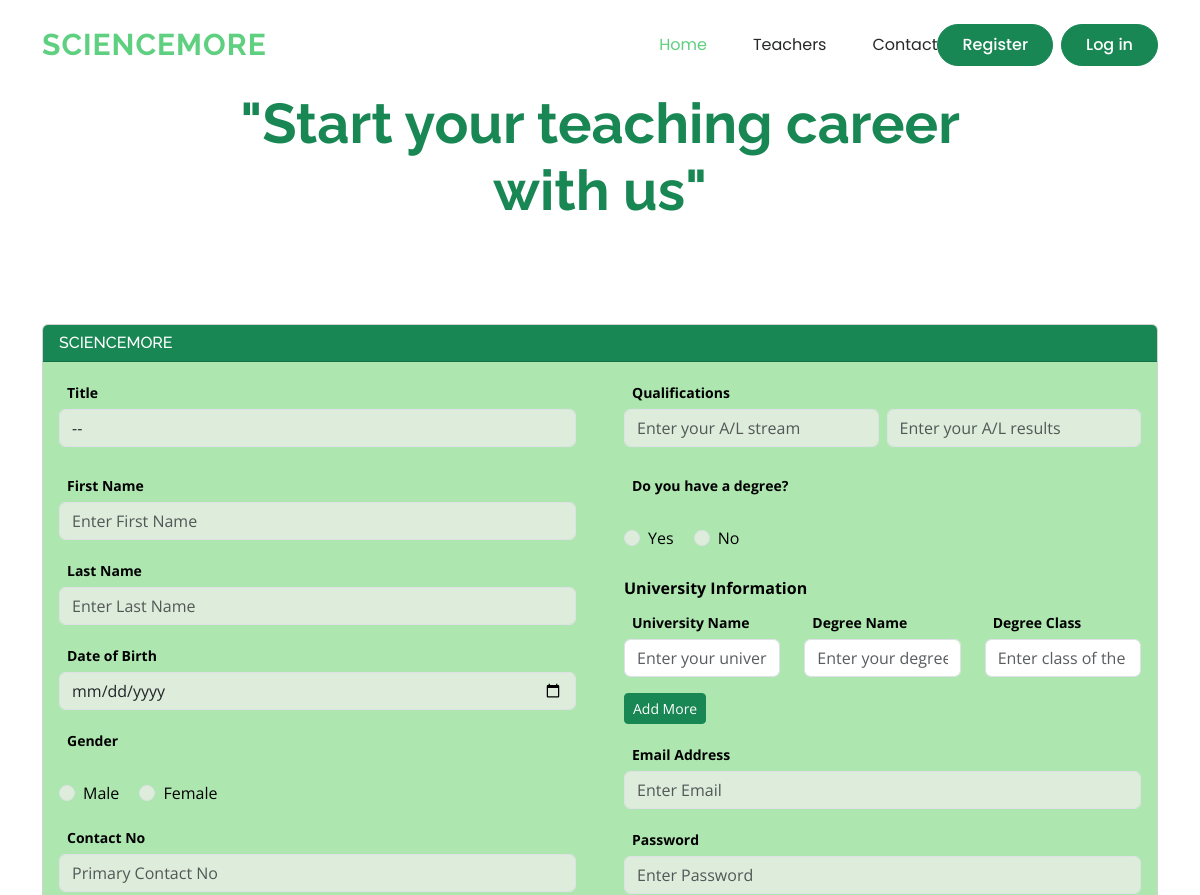
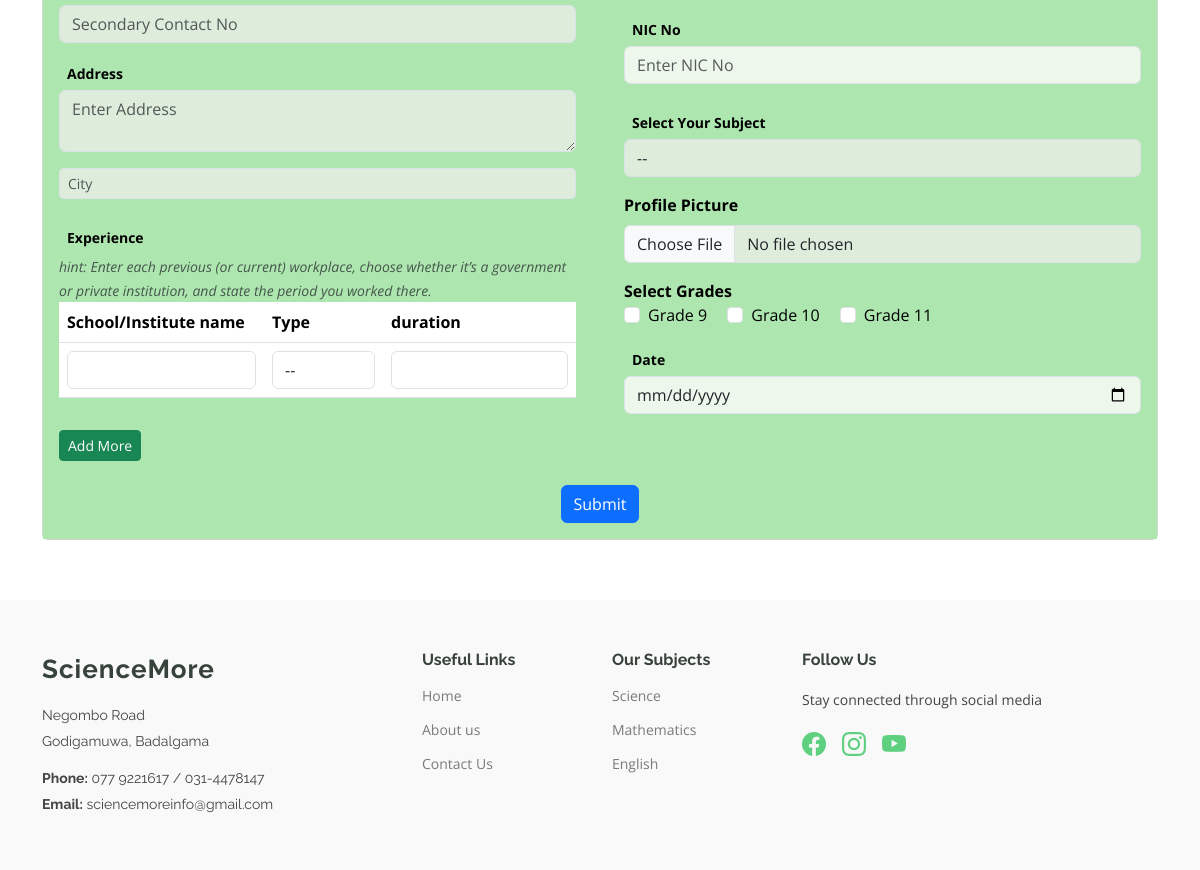
Screenshot of /web/Teachers/register.php with the database file from the repository (2 pictures, top to bottom).
### tables this page shows
CREATE TABLE `grade_levels` (
  `id` int(11) NOT NULL,
  `name` varchar(100) NOT NULL
);

### web/Teachers/register.php (the view, shortened to what this page needs)
<head>
</head>
<main class="main">
    <h1 class="display-4 fw-bold text-success text-center mb-3  ">
        <span class="fade-in-up d-block"> "Start your teaching career</span>
        <span class="fade-in-up d-block">with us"</span>
    </h1>
    <section id="about" class="about section">
        <div class="container mt-4">
            <div class="d-flex align-items-start gap-4">
                <div class="card my-0.5" style="width:100%;">
                    <div class="card-header bg-success text-white">
                        <h6 class="bg-success text-white m-0  text-start d-block">SCIENCEMORE</h6>
                    </div>
                    <div class="card-body" style="background-color:rgb(174, 230, 176); color:black;">
                        <form method="post" id="formspec" action="<?= htmlspecialchars($_SERVER['PHP_SELF']) ?>" novalidate enctype="multipart/form-data">
                            <div class="row gx-5">
                                <div class="col-md-6">
                                    <div class="form-group mb-4 text-start d-block">
                                        <label for="exampleFormControlSelect1" class="fw-bold form-control-sm">Title</label>
                                        <select class="form-control" id="exampleFormControlSelect1" style="background-color: rgb(222, 236, 219);" name="title">
                                            <option value="">--</option>
                                        </select>
                                    </div>
                                    <div class="form-group mb-3">
                                        <label for="firstName" class="fw-bold form-control-sm text-start d-block">First Name</label>
                                        <input type="text" class="form-control" style="background-color: rgb(222, 236, 219) ;" id="firstName" placeholder="Enter First Name" name="firstname" value="<?= @$firstname ?>">
                                    </div>
                                    <div class="form-group mb-3">
                                        <label for="lastName" class="fw-bold form-control-sm text-start d-block">Last Name</label>
                                        <input type="text" class="form-control" style="background-color: rgb(222, 236, 219);" id="lastName" placeholder="Enter Last Name" name="lastname" value="<?= @$lastname ?>">
                                    </div>
                                    <div class="form-group mb-3">
                                        <label for="dob" class="fw-bold form-control-sm text-start d-block">Date of Birth</label>
                                        <input type="date" class="form-control" style="background-color: rgb(222, 236, 219);" id="dob" name="dob">
                                    </div>
                                    <div class="form-group mb-3">
                                        <label class="fw-bold form-control-sm text-start d-block">Gender</label><br>
                                        <div class="form-check form-check-inline">
                                            <input class="form-check-input" style="background-color: rgb(222, 236, 219);" type="radio" name="gender" id="male" value="male" <?= (isset($gender) && $gender == 'male') ? 'checked' : '' ?>>
                                            <label class="form-check-label" for="male">Male</label>
                                        </div>
                                        <div class="form-check form-check-inline">
                                            <input class="form-check-input" style="background-color: rgb(222, 236, 219);" type="radio" name="gender" id="female" value="female" <?= (isset($gender) && $gender == 'female') ? 'checked' : '' ?>>
                                            <label class="form-check-label" for="female">Female</label>
                                        </div>
                                    </div>
                                    <div class="form-group mb-3">
                                        <label for="contactNo1" class="fw-bold form-control-sm text-start d-block">Contact No</label>
                                        <input type="tel" class="form-control mb-2" style="background-color: rgb(222, 236, 219);" id="contactNo1" placeholder="Primary Contact No" name="contact_no1" value="<?= @$contact_no1 ?>">
                                        <input type="tel" class="form-control" style="background-color: rgb(222, 236, 219);" id="contactNo2" placeholder="Secondary Contact No" name="contact_no2" value="<?= @$contact_no2 ?>">
                                    </div>
                                    <div class="form-group mt-3">
                                        <label for="address" class="fw-bold form-control-sm text-start d-block">Address</label>
                                        <textarea class="form-control" style="background-color: rgb(222, 236, 219);" id="address" placeholder="Enter Address" name="address"><?= @$address ?></textarea>
                                    </div>
                                    <div class="form-group mt-3">
                                        <input type="text" class="form-control form-control-sm" style="background-color: rgb(222, 236, 219);" id="city" placeholder="City" name="city" value="<?= @$city ?>">
                                    </div>
                                    <div class="form-group mt-4">
                                        <label for="experience" class="fw-bold form-control-sm text-start d-block">Experience</label>
                                        <small class="text-muted fst-italic">
                                            hint: Enter each previous (or current) workplace, choose whether it’s a
                                            government or private institution, and state the period you worked there.
                                        </small>
                                        <table class="table table-stripped" id="experience">
                                            <thead>
                                                <tr>
                                                    <th>School/Institute name</th>
                                                    <th>Type </th>
                                                    <th>duration</th>
                                                </tr>
                                            </thead>
                                            <tbody id="experience">
                                                <tr>
                                                    <td><input type="text" id="scl_ins_name" name="scl_ins_name[]" class="form-control"></td>
                                                    <td><select name="type[]" id="type" class="form-control">
                                                            <option value="">--</option>
                                                        </select>
                                                    </td>
                                                    <td><input type="text" id="" name="duration[]" class="form-control"></td>
                                                </tr>
                                            </tbody>
                                        </table>
                                        <button type="button" class="btn btn-success btn-sm mt-3" id="addrow">Add More</button>
                                    </div>
                                </div>
                                <div class="col-md-6">
                                    <div class="form-group">
                                        <label for="qualifications" class="fw-bold form-control-sm text-start d-block">Qualifications</label>
                                        <div class="row g-2">
                                            <div class="col-md-6  mt-2 ">
                                                <input type="text" class="form-control" id="A/L_stream" name="ALstream" placeholder="Enter your A/L stream" style="background-color: rgb(222, 236, 219);" value="<?= @$ALstream ?>">
                                            </div>
                                            <div class="col-md-6 mt-2">
                                                <input type="text" class="form-control" id="results" name="results" placeholder="Enter your A/L results" style="background-color: rgb(222, 236, 219);" value="<?= @$results ?>">
                                            </div>
                                        </div>
                                        <label class="fw-bold form-control-sm text-start d-block mt-4 ">Do you have a degree?</label><br>
                                        <div class="form-check form-check-inline">
                                            <input class="form-check-input" style="background-color: rgb(222, 236, 219);" type="radio" name="degree" id="degree" value="Yes" <?= (isset($Yes) && $degree == 'Yes') ? 'checked' : '' ?> onchange="showUniversity(this.value)">
                                            <label class="form-check-label" for="yes">Yes</label>
                                        </div>
                                        <div class="form-check form-check-inline">
                                            <input class="form-check-input" style="background-color: rgb(222, 236, 219);" type="radio" name="degree" id="nodegree" value="No" <?= (isset($No) && $nodegree == 'No') ? 'checked' : '' ?> onchange="showUniversity(this.value)">
                                            <label class="form-check-label" for="no">No</label>
                                        </div>
                                        <div class="row g-2 mt-3" id="uni">
                                            <div class="col-12">
                                                <label class="form-label fw-bold fs-6">University Information</label>
                                                <div id="university-section">
                                                    <div class="row university-group mb-2">
                                                        <div class="col-md-4">
                                                            <label for="" class="fw-bold form-control-sm ">University Name</label>
                                                            <input type="text" name="university_name[]" class="form-control" placeholder="Enter your university">
                                                        </div>
                                                        <div class="col-md-4">
                                                            <label for="" class="fw-bold form-control-sm "> Degree Name</label>
                                                            <input type="text" name="degree_name[]" class="form-control" placeholder="Enter your degree name">
                                                        </div>
                                                        <div class="col-md-4">
                                                            <label for="" class="fw-bold form-control-sm "> Degree Class</label>
                                                            <input type="text" name="degree_class[]" class="form-control" placeholder="Enter class of the degree">
                                                        </div>
                                                    </div>
                                                </div>
                                                <button type="button" class="btn btn-success btn-sm mt-2" id="add-university">Add More</button>
                                            </div>
                                        </div>
                                        <div class="form-group mt-3">
                                            <label for="email" class="fw-bold form-control-sm text-start d-block">Email Address</label>
                                            <input type="email" class="form-control" style="background-color: rgb(222, 236, 219);" id="email" placeholder="Enter Email" name="email" value="<?= @$email ?>">
                                        </div>
                                        <div class="form-group mt-3">
                                            <label for="password" class="fw-bold form-control-sm text-start d-block">Password</label>
                                            <input type="password" class="form-control" style="background-color: rgb(222, 236, 219);" id="password" placeholder="Enter Password" name="password">
                                        </div>
                                        <div class="form-group mt-3">
                                            <label for="nicNo" class="fw-bold form-control-sm text-start d-block">NIC No</label>
                                            <input type="text" class="form-control" id="nicNo" placeholder="Enter NIC No" name="nic_no" value="<?= @$nic_no ?>" style="background-color: rgb(238, 247, 236);">
                                        </div>
                                        <div class="form-group mt-4 text-start d-block">
                                            <label for="subject" class="fw-bold form-control-sm">Select Your Subject</label>
                                            <select class="form-control" id="subject" name="subject" style="background-color: rgb(222, 236, 219);">
                                                <option value="">--</option>
                                            </select>
                                        </div>
                                        <div class="mt-3">
                                            <label for="formFile" class="form-label fw-bold">Profile Picture</label>
                                            <input class="form-control" type="file" id="profilepic" name="profilepic" style="background-color: rgb(222, 236, 219);">
                                        </div>
                                        <div class="form-group mt-3">
                                            <label class="fw-bold">Select Grades</label><br>
                                            <?php
                                            $db = dbConn();
                                            $sql = "SELECT id, name FROM grade_levels";
                                            $result = $db->query($sql);
                                            while ($row = $result->fetch_assoc()) {
                                                $checked = (isset($grades) && in_array($row['id'], $grades)) ? 'checked' : '';
                                                echo '
                                                    <div class="form-check form-check-inline">
                                                           <input class="form-check-input" type="checkbox" name="grades[]" value="' . $row['id'] . '" id="grade_' . $row['id'] . '" ' . $checked . '>
                                                              <label class="form-check-label" for="grade_' . $row['id'] . '">' . $row['name'] . '</label>
                                                                       </div>
                                                                             ';
                                            }
                                            ?>
                                            <br>
                                        </div>
                                        <div class="form-group mt-3">
                                            <label for="date" class="fw-bold form-control-sm text-start d-block">Date</label>
                                            <input type="date" class="form-control" id="date" placeholder="Enter date" name="date" value="<?= @$date ?>" style="background-color: rgb(238, 247, 236);">
                                        </div>
                                    </div>
                                </div>
                                <div class="text-center mt-4">
                                    <button type="submit" class="btn btn-primary">Submit</button>
                                </div>
                        </form>
                    </div>
                </div>
            </div>
        </div>
    </section>
    <?php
    include '../layouts.php';
    ?>

### rows the page displays
grade_levels: name "Grade 9"
grade_levels: name "Grade 10"
grade_levels: name "Grade 11"
